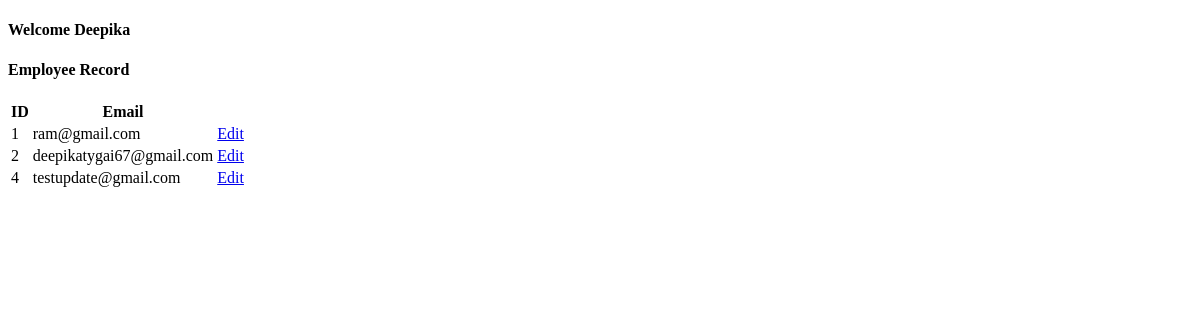
The page /details/ on the database as committed earlier.
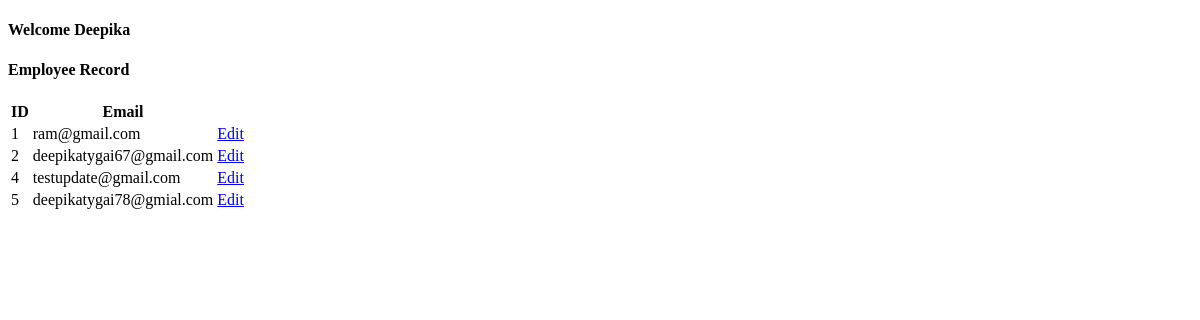
The same page on the database as committed later.
### companyapp/models.py (models this page shows, shortened)
class User(AbstractBaseUser, PermissionsMixin):
    email = models.EmailField(unique=True)
    company = models.ForeignKey(Company, on_delete=models.CASCADE, null=True)
    is_active = models.BooleanField(default=True)
    is_staff = models.BooleanField(default=False)
    objects = UserManager()
    USERNAME_FIELD = 'email'
    REQUIRED_FIELDS = []

### companyapp/views.py (the view)
# urls.py: path('details/', views.details_view, name='details'),
def details_view(request):
    user_data = User.objects.all()
    return render(request, 'details.html',{'user_data':user_data})

### companyapp/templates/details.html (shortened to what this page needs)
<!DOCTYPE html>
<html lang="en">
<head>
</head>
<body>
<h4>Welcome Deepika</h4>
<body>
<div class="row">
   <div class="col-sm-8">
       <h4 class="text-center alert alert-dark">Employee Record </h4>
       <table  class="table table-hover">
           <thead>
           <th>ID</th>
           <th>Email</th>
           </thead>
           {% for data in user_data %}
           <tr>
               <td>{{data.id}}</td>
               <td>{{data.email}}</td>
               <td>
                   <a href="{% url 'updatedata' data.id %}" class="btn btn-success btn-sm" >Edit</a>
               </td>
           </tr>
           {% endfor %}
       </table>
   </div>
</div>
</body>
</html>

Rows that differ between the two databases and show on the page:
added User: id "5", email "deepikatygai78@gmial.com"
